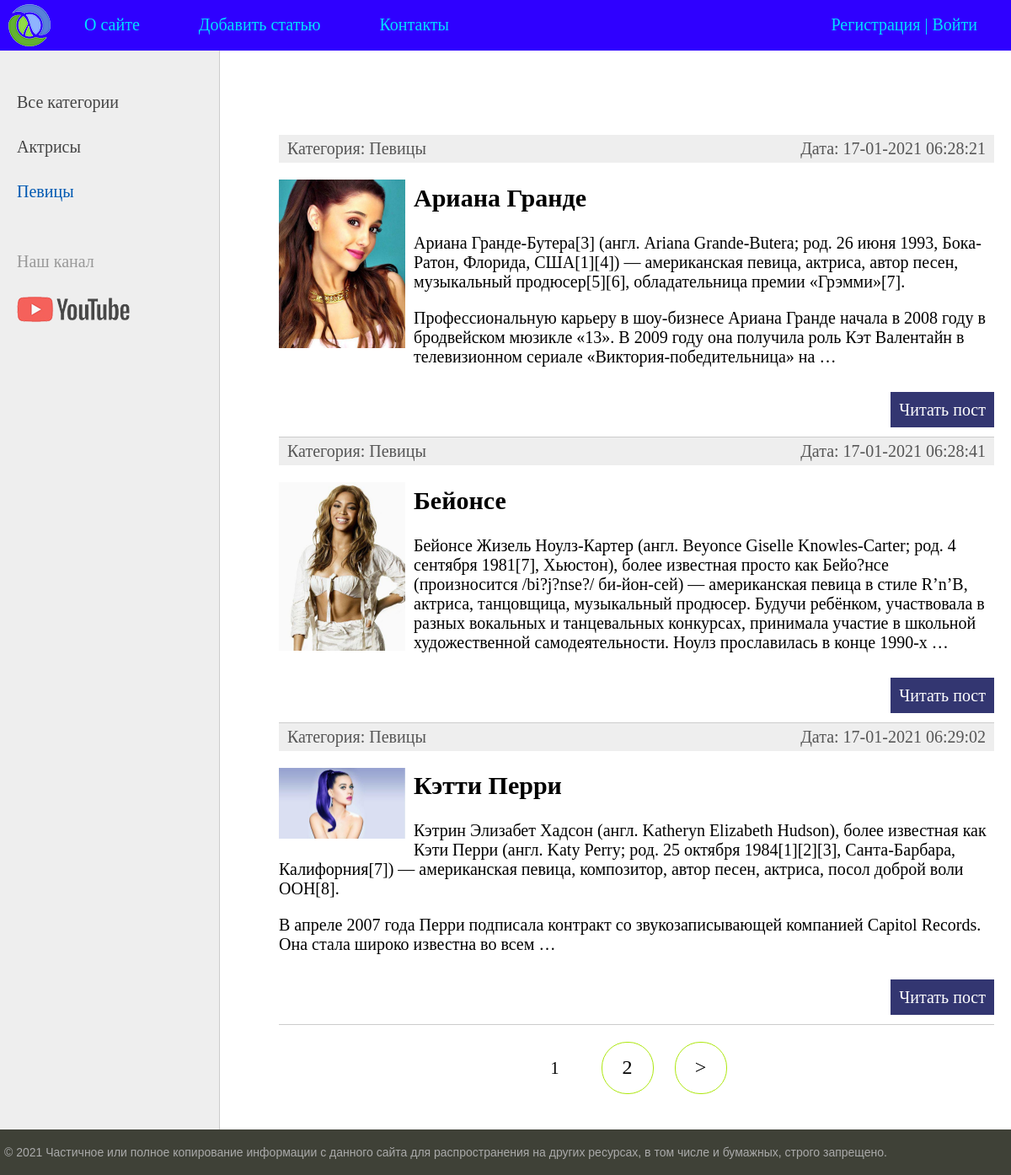
/category/pevicy, run on the app's committed database.
### women/models.py (models this page shows, shortened)
class Category(models.Model):
    name = models.CharField(max_length=100, db_index=True, verbose_name='Имя категории')
    slug = models.SlugField(max_length=255, unique=True, db_index=True, verbose_name='URL')
    class Meta:
        verbose_name = 'Категорию'
        verbose_name_plural = 'Категории'
        ordering = ['id']
    def __str__(self):
        return self.name
    def get_absolute_url(self):
        return reverse('category', kwargs={'cat_slug':self.slug})

class Women(models.Model):
    title = models.CharField(max_length=255, verbose_name='Заголовок')
    slug = models.SlugField(max_length=255, unique=True, db_index=True, verbose_name='URL')
    content = models.TextField(blank=True, verbose_name='Контент')
    photo = models.ImageField(upload_to='photos/%Y/%m/%d', verbose_name='Фото')
    time_create = models.DateTimeField(auto_now_add=True, verbose_name='Время создания')
    time_update = models.DateTimeField(auto_now=True, verbose_name='Время редактирования')
    is_published = models.BooleanField(default=True, verbose_name='Публикация')
    cat = models.ForeignKey('Category', on_delete=models.PROTECT, verbose_name='Категория')
    def get_absolute_url(self):
        return reverse('post', kwargs={'post_slug':self.slug})
    class Meta:
        verbose_name = 'Известные женщины'
        verbose_name_plural = 'Известные женщины'
        ordering = ['id']

### women/views.py (the view)
# urls.py: path('category/<slug:cat_slug>', WomenCategory.as_view(), name='category')
class WomenCategory(DataMixin, ListView):
    model = Women
    template_name: str = 'women/index.html'
    context_object_name: str = 'posts'
    allow_empty: bool = False
    def get_context_data(self, *, object_list=None, **kwargs):
        context = super().get_context_data(**kwargs)
        c = Category.objects.get(slug=self.kwargs['cat_slug'])
        c_def = self.get_user_context(title='Категория - ' + str(c.name), cat_selected=c.pk)
        return dict(list(context.items())+list(c_def.items()))
    def get_queryset(self):
        return Women.objects.filter(cat__slug=self.kwargs['cat_slug'], is_published=True).select_related('cat')

### women/templatetags/women_tags.py (called while the page is built)
@register.inclusion_tag('women/list_categories.html')
def show_categories(sort=None, cat_selected=0):
    if not sort:
        cats = Category.objects.all()
    else:
        cats = Category.objects.order_by(sort)
    return {'cats': cats, 'cat_selected': cat_selected}

@register.simple_tag()
def get_mainmenu():
    return menu

### women/utils.py (called while the page is built)
    def get_user_context(self, **kwargs):
        context = kwargs
        cats = Category.objects.all()
        user_menu = menu.copy()
        if not self.request.user.is_authenticated:
            user_menu.pop(1)
        context['menu'] = user_menu
        context['cats'] = cats
        if 'cat_selected' not in context:
            context['cat_selected'] = 0
        return context

### women/templates/women/index.html (shortened to what this page needs)
{% extends 'women/base.html' %}
{% block content %}
<ul class="list-articles">
	{% for p in posts %}
	<li>
		<div class="article-panel">
			<p class="first">
				Категория: {{p.cat}}
			</p>
			<p class="last">
				Дата: {{p.time_update|date:'d-m-Y H:i:s'}}
			</p>
		</div>
		{% if p.photo %}
			<p><img class="img-article-left thumb" src="{{p.photo.url}}" alt=""
				height="20" width="{% widthratio 100 200 300 %}"></p>
		{% endif %}
		<h2>
			{{p.title}}
		</h2>
		{%autoescape on %}
		{{p.content|linebreaks|truncatewords:50}}
		{% endautoescape %}
		<p class="link-read-post">
			<a href="{{ p.get_absolute_url }}">
				Читать пост
			</a>
		</p>
	</li>
	{% endfor %}
</ul>
{% endblock %}

### women/templates/women/list_categories.html
{% for c in cats %}
	{% if c.pk == cat_selected %}
		<li class="selected">
            {{c.name}}
        </li>
	{% else %}
		<li>
            <a href="{{ c.get_absolute_url }}">
                {{c.name}}
            </a>
        </li>
	{% endif %}
{% endfor %}

### women/static/women/css/styles.css (style rules this page uses)
html, body { font-family: 'Copperplate'; margin: 0; padding: 0; height: 100%; width: 100%; color: #444; }
a { color: #0059b2; text-decoration: none; }
img { max-width: 600px; height: auto; }
img.img-article-left { max-width: 300px; height: auto; float: left; padding: 0 10px 10px 0; }
img.img-article-left.thumb { max-width: 150px; height: auto; }
p.link-read-post { text-align: right; }
p.link-read-post a { padding: 10px; min-width: 100px; background: #333671; color: #fff; text-decoration: none; }
div.article-panel { background: #eee; padding: 5px 10px 5px 10px; box-sizing: border-box; overflow: hidden; color: #555; }
div.article-panel p.first { margin: 0; float: left; }
div.article-panel p.last { margin: 0; float: right; }
ul.list-articles { list-style: none; margin: 0; padding: 0; }
ul.list-articles li { border-bottom: 1px solid #ccc; }
.left-chapters ul li { margin: 30px 0 0 0; color: #999; }
.left-chapters ul li.selected { color: #0059b2; }
.left-chapters ul li a { color: #444; text-decoration: none; }

### data on the page
Category: name "Актрисы"
Category: name "Певицы"
Women: cat "Певицы", time_update "17-01-2021 06:28:21", photo (picture), title "Ариана Гранде", content "Ариана Гранде-Бутера[3] (англ. Ariana Grande-Butera; род. 26 июня 1993, Бока-Ратон, Флорида, США[1][4]) — американская певица, актриса, автор песен, музыкальный продюсер[5][6], обладательница премии «Грэмми»[7]. Профессиональную карьеру в шоу-бизнесе Ариана Гранде начала в 2008 году в бродвейском мюзикле «13». В 2009 году она получила роль Кэт Валентайн в телевизионном сериале «Виктория-победительница» на …"
Women: cat "Певицы", time_update "17-01-2021 06:28:41", photo (picture), title "Бейонсе", content "Бейонсе Жизель Ноулз-Картер (англ. Beyonce Giselle Knowles-Carter; род. 4 сентября 1981[7], Хьюстон), более известная просто как Бейо?нсе (произносится /bi?j?nse?/ би-йон-сей) — американская певица в стиле R’n’B, актриса, танцовщица, музыкальный продюсер. Будучи ребёнком, участвовала в разных вокальных и танцевальных конкурсах, принимала участие в школьной художественной самодеятельности. Ноулз прославилась в конце 1990-х …"
Women: cat "Певицы", time_update "17-01-2021 06:29:02", photo (picture), title "Кэтти Перри", content "Кэтрин Элизабет Хадсон (англ. Katheryn Elizabeth Hudson), более известная как Кэти Перри (англ. Katy Perry; род. 25 октября 1984[1][2][3], Санта-Барбара, Калифорния[7]) — американская певица, композитор, автор песен, актриса, посол доброй воли ООН[8]. В апреле 2007 года Перри подписала контракт со звукозаписывающей компанией Capitol Records. Она стала широко известна во всем …"

### other printed values
{{ m.title }} "О сайте" "Добавить статью" "Контакты"
{{ p }} "1"
{{ p }} "2"
